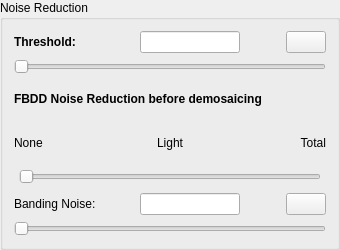
                  <widget class="QGroupBox" name="groupBox_8">
                   <property name="minimumSize">
                    <size>
                     <width>0</width>
                     <height>250</height>
                    </size>
                   </property>
                   <property name="title">
                    <string>Noise Reduction</string>
                   </property>
                   <layout class="QVBoxLayout" name="verticalLayout_15">
                    <item>
                     <layout class="QHBoxLayout" name="horizontalLayout_16">
                      <item>
                       <widget class="QLabel" name="L_threshold">
                        <property name="minimumSize">
                         <size>
                          <width>120</width>
                          <height>0</height>
                         </size>
                        </property>
                        <property name="maximumSize">
                         <size>
                          <width>120</width>
                          <height>16777215</height>
                         </size>
                        </property>
                        <property name="text">
                         <string>&lt;html&gt;&lt;head/&gt;&lt;body&gt;&lt;p&gt;&lt;span style=&quot; font-weight:600;&quot;&gt;Threshold:&lt;/span&gt;&lt;/p&gt;&lt;/body&gt;&lt;/html&gt;</string>
                        </property>
                       </widget>
                      </item>
                      <item>
                       <widget class="QLineEdit" name="LE_Threshold">
                        <property name="maximumSize">
                         <size>
                          <width>100</width>
                          <height>16777215</height>
                         </size>
                        </property>
                       </widget>
                      </item>
                      <item>
                       <spacer name="horizontalSpacer_14">
                        <property name="orientation">
                         <enum>Qt::Horizontal</enum>
                        </property>
                        <property name="sizeHint" stdset="0">
                         <size>
                          <width>40</width>
                          <height>20</height>
                         </size>
                        </property>
                       </spacer>
                      </item>
                      <item>
                       <widget class="QPushButton" name="B_ThresholdOrig">
                        <property name="minimumSize">
                         <size>
                          <width>0</width>
                          <height>0</height>
                         </size>
                        </property>
                        <property name="maximumSize">
                         <size>
                          <width>50</width>
                          <height>16777215</height>
                         </size>
                        </property>
                        <property name="text">
                         <string/>
                        </property>
                        <property name="icon">
                         <iconset resource="icons.qrc">
                          <normaloff>:/Icons/curved.ico</normaloff>:/Icons/curved.ico</iconset>
                        </property>
                       </widget>
                      </item>
                     </layout>
                    </item>
                    <item>
                     <widget class="QSlider" name="SD_Threshold">
                      <property name="minimum">
                       <number>0</number>
                      </property>
                      <property name="maximum">
                       <number>10000</number>
                      </property>
                      <property name="value">
                       <number>0</number>
                      </property>
                      <property name="orientation">
                       <enum>Qt::Horizontal</enum>
                      </property>
                     </widget>
                    </item>
                    <item>
                     <widget class="QLabel" name="label_17">
                      <property name="text">
                       <string>&lt;html&gt;&lt;head/&gt;&lt;body&gt;&lt;p&gt;&lt;span style=&quot; font-weight:600;&quot;&gt;FBDD Noise Reduction before demosaicing&lt;/span&gt;&lt;/p&gt;&lt;/body&gt;&lt;/html&gt;</string>
                      </property>
                     </widget>
                    </item>
                    <item>
                     <layout class="QHBoxLayout" name="horizontalLayout_26">
                      <item>
                       <widget class="QLabel" name="label_10">
                        <property name="text">
                         <string>None</string>
                        </property>
                       </widget>
                      </item>
                      <item>
                       <widget class="QLabel" name="label_15">
                        <property name="text">
                         <string>Light</string>
                        </property>
                        <property name="alignment">
                         <set>Qt::AlignCenter</set>
                        </property>
                       </widget>
                      </item>
                      <item>
                       <widget class="QLabel" name="label_16">
                        <property name="text">
                         <string>Total</string>
                        </property>
                        <property name="alignment">
                         <set>Qt::AlignRight|Qt::AlignTrailing|Qt::AlignVCenter</set>
                        </property>
                       </widget>
                      </item>
                     </layout>
                    </item>
                    <item>
                     <layout class="QHBoxLayout" name="horizontalLayout_27">
                      <item>
                       <spacer name="horizontalSpacer_5">
                        <property name="orientation">
                         <enum>Qt::Horizontal</enum>
                        </property>
                        <property name="sizeType">
                         <enum>QSizePolicy::Minimum</enum>
                        </property>
                        <property name="sizeHint" stdset="0">
                         <size>
                          <width>5</width>
                          <height>20</height>
                         </size>
                        </property>
                       </spacer>
                      </item>
                      <item>
                       <widget class="QSlider" name="SD_FDBB_noisereduction">
                        <property name="maximum">
                         <number>2</number>
                        </property>
                        <property name="pageStep">
                         <number>1</number>
                        </property>
                        <property name="orientation">
                         <enum>Qt::Horizontal</enum>
                        </property>
                       </widget>
                      </item>
                      <item>
                       <spacer name="horizontalSpacer_4">
                        <property name="orientation">
                         <enum>Qt::Horizontal</enum>
                        </property>
                        <property name="sizeType">
                         <enum>QSizePolicy::Minimum</enum>
                        </property>
                        <property name="sizeHint" stdset="0">
                         <size>
                          <width>5</width>
                          <height>20</height>
                         </size>
                        </property>
                       </spacer>
                      </item>
                     </layout>
                    </item>
                    <item>
                     <layout class="QHBoxLayout" name="horizontalLayout_19">
                      <item>
                       <widget class="QLabel" name="label_8">
                        <property name="minimumSize">
                         <size>
                          <width>120</width>
                          <height>0</height>
                         </size>
                        </property>
                        <property name="maximumSize">
                         <size>
                          <width>120</width>
                          <height>16777215</height>
                         </size>
                        </property>
                        <property name="text">
                         <string>Banding Noise:</string>
                        </property>
                       </widget>
                      </item>
                      <item>
                       <widget class="QLineEdit" name="LE_Banding_Noise">
                        <property name="maximumSize">
                         <size>
                          <width>100</width>
                          <height>16777215</height>
                         </size>
                        </property>
                       </widget>
                      </item>
                      <item>
                       <spacer name="horizontalSpacer_17">
                        <property name="orientation">
                         <enum>Qt::Horizontal</enum>
                        </property>
                        <property name="sizeHint" stdset="0">
                         <size>
                          <width>40</width>
                          <height>20</height>
                         </size>
                        </property>
                       </spacer>
                      </item>
                      <item>
                       <widget class="QPushButton" name="B_Reset_Banding">
                        <property name="minimumSize">
                         <size>
                          <width>0</width>
                          <height>0</height>
                         </size>
                        </property>
                        <property name="maximumSize">
                         <size>
                          <width>50</width>
                          <height>16777215</height>
                         </size>
                        </property>
                        <property name="text">
                         <string/>
                        </property>
                        <property name="icon">
                         <iconset resource="icons.qrc">
                          <normaloff>:/Icons/curved.ico</normaloff>:/Icons/curved.ico</iconset>
                        </property>
                       </widget>
                      </item>
                     </layout>
                    </item>
                    <item>
                     <layout class="QHBoxLayout" name="horizontalLayout_20">
                      <item>
                       <widget class="QSlider" name="SD_Banding_Noise">
                        <property name="minimumSize">
                         <size>
                          <width>0</width>
                          <height>0</height>
                         </size>
                        </property>
                        <property name="maximum">
                         <number>2000</number>
                        </property>
                        <property name="pageStep">
                         <number>10</number>
                        </property>
                        <property name="orientation">
                         <enum>Qt::Horizontal</enum>
                        </property>
                       </widget>
                      </item>
                     </layout>
                    </item>
                   </layout>
                  </widget>
